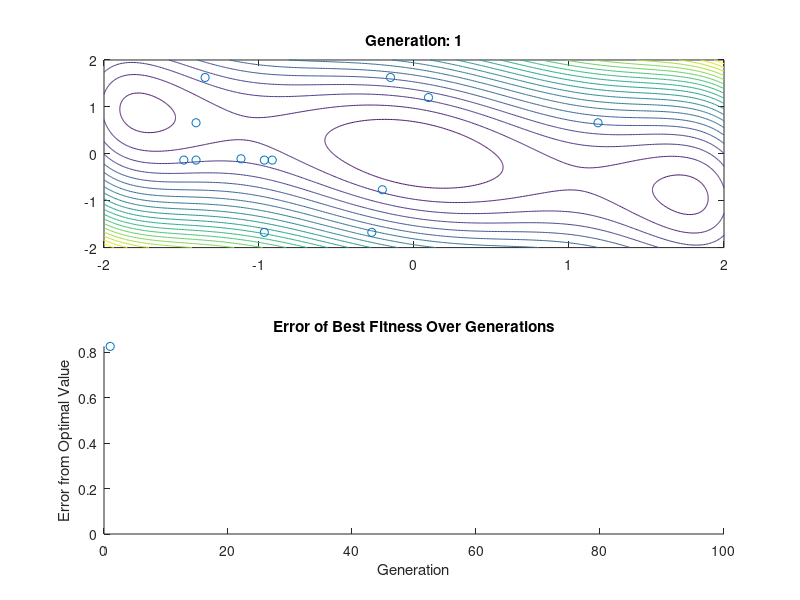

This chart was generated by the following MATLAB code: (Note: this script raises an error after producing the figure.)
% 遺伝的アルゴリズムのシミュレーション

function geneticAlgorithm
    populationSize = 40;    % 個体数
    generations = 100;  % 世代数 (ループ数)
    crossoverRate = 0.7;    % 交叉率
    mutationRate = 0.05;    % 突然変異率
    tournamentSize = 3; % トーナメントのサイズ
    gifFilename = 'genetic_algorithm_three_hump_animation.gif';
    optimalValue = 0; % 目的関数の最適値
    % seed = 1;   % 局所解
    % seed = 2;   % global
    seed = 810;

    rng(seed);  % seed値を固定
    
    % 初期集団(n=40)をランダムに[-5, 5]の範囲で生成
    population = 10 * rand(populationSize, 2) - 5; % [-5, 5]の範囲

    % 等高線図の準備
    [X, Y] = meshgrid(-2:0.01:2, -2:0.01:2);
    Z = myfunc(X, Y);

    % 各世代の最良適応度を記録する配列
    bestFitnessHistory = zeros(generations, 1);
    errorHistory = zeros(generations, 1);

    figure;
    for gen = 1:generations

        % 個体数のチェック
        % disp(['Generation: ' num2str(gen) ', Population Size: ' num2str(size(population, 1))]);

        % 適応度の計算
        fitness = evaluateFitness(population);

        % 個体群の進化
        % selectedPopulation = selection(population, fitness);
        selectedPopulation = selection(population, fitness, tournamentSize);
        crossedPopulation = crossover(selectedPopulation, crossoverRate);
        mutatedPopulation = mutation(crossedPopulation, mutationRate);
        population = mutatedPopulation;

        % 最良適応度の更新
        bestFitnessHistory(gen) = max(fitness);
        errorHistory(gen) = abs(optimalValue - bestFitnessHistory(gen));

        % プロット
        subplot(2, 1, 1); % 上部の等高線図
        contour(X, Y, Z, 20);
        hold on;
        scatter(population(:, 1), population(:, 2), 'ro');

        title(['Generation: ' num2str(gen)]);
        xlim([-2, 2]);
        ylim([-2, 2]);
        hold off;

        subplot(2, 1, 2); % 下部の誤差の散布図
        scatter(1:gen, errorHistory(1:gen), 'ro');
        xlim([0, generations]);
        ylim([0 max(errorHistory)]);
        xlabel('Generation');
        ylabel('Error from Optimal Value');
        title('Error of Best Fitness Over Generations');
        drawnow;

        % GIFのフレームを保存
        frame = getframe(gcf);
        im = frame2im(frame);
        [imind, cm] = rgb2ind(im, 256);

        if gen == 1
            imwrite(imind, cm, gifFilename, 'gif', 'Loopcount', inf, 'DelayTime', 0.2);
        else
            imwrite(imind, cm, gifFilename, 'gif', 'WriteMode', 'append', 'DelayTime', 0.2);
        end
    end

    % 最終的な適応度履歴のプロット
    figure;
    plot(bestFitnessHistory, 'r-', 'LineWidth', 2);
    xlabel('Generation');
    ylabel('Best Fitness');
    title('Best Fitness over Generations');
end

function z = myfunc(x, y)
    z = 2 * x.^2 - 1.05 * x.^4 + x.^6 / 6 + x .* y + y.^2;    % Three-Hump Camel Function
    
    % z = x.^2 + y.^2;

    % ackley (0 at x=0)
    % z = -20 * exp(-0.2 * sqrt(0.5 * (x.^2 + y.^2))) - exp(0.5 * (cos(2 * pi * x) + cos(2 * pi * y))) + exp(1) + 20;
    
    %rastrigin (0 at x=0)
    % A = 10;
    % z = A * 2 + (x.^2 - A * cos(2 * pi * x)) + (y.^2 - A * cos(2 * pi * y));
end

% 適応度の計算
function fitness = evaluateFitness(population)
    fitness = -myfunc(population(:, 1), population(:, 2));  % 目的関数の負
end

% 選択処理
% function selectedPopulation = selection(population, fitness)
%     populationSize = size(population, 1);
%     selectedPopulation = zeros(size(population));
%     totalFitness = sum(fitness);
% 
%     for i = 1:populationSize
%         % ルーレット選択
%         pick = rand * totalFitness;
%         current = 0;
%         for j = 1:populationSize
%             current = current + fitness(j);
%             if current > pick
%                 selectedPopulation(i, :) = population(j, :);
%                 break;
%             end
%         end
%     end
% end

% 個体の選択処理 (トーナメント選択)
function selectedPopulation = selection(population, fitness, tournamentSize)
    populationSize = size(population, 1); % 集団のサイズ（個体数）
    selectedPopulation = zeros(size(population)); % 選択された個体を格納する配列の初期化

    for i = 1:populationSize
        % トーナメントに参加する個体をランダムに選択
        competitorsIndex = randi(populationSize, [tournamentSize, 1]); % トーナメント参加者のインデックスをランダムに選ぶ
        competitorsFitness = fitness(competitorsIndex); % トーナメント参加者の適応度を取得

        % 最も適応度の高い個体を選択
        [~, bestIndex] = max(competitorsFitness); % トーナメント参加者の中で最も適応度が高い個体のインデックスを取得
        selectedPopulation(i, :) = population(competitorsIndex(bestIndex), :); % 最も適応度の高い個体を選択された集団に追加
    end
end

% 交叉処理
function crossedPopulation = crossover(selectedPopulation, crossoverRate)
    populationSize = size(selectedPopulation, 1); % 選択された集団のサイズ（個体数）
    crossedPopulation = selectedPopulation; % 交叉後の集団を選択された集団で初期化

    for i = 1:2:populationSize
        if rand < crossoverRate % 交叉率に基づいて交叉を行うか決定
            crossoverPoint = randi([1 size(selectedPopulation, 2)-1]); % 交叉点をランダムに決定
            % 交叉点以降の部分を入れ替える
            temp = crossedPopulation(i, crossoverPoint+1:end); % 親1の交叉点以降の部分を一時的に保存
            crossedPopulation(i, crossoverPoint+1:end) = crossedPopulation(i+1, crossoverPoint+1:end); % 親2の交叉点以降の部分を親1にコピー
            crossedPopulation(i+1, crossoverPoint+1:end) = temp; % 親1の交叉点以降の部分を親2にコピー
        end
    end
end

% 突然変異処理
function mutatedPopulation = mutation(crossedPopulation, mutationRate)
    populationSize = size(crossedPopulation, 1); % 交叉後の集団のサイズ（個体数）
    mutatedPopulation = crossedPopulation; % 突然変異後の集団を交叉後の集団で初期化

    for i = 1:populationSize
        for j = 1:size(crossedPopulation, 2)
            if rand < mutationRate % 突然変異率に基づいて突然変異を行うか決定
                % 突然変異により現在の値に小さなランダムな値を加える
                mutatedPopulation(i,j) = mutatedPopulation(i,j) + (rand - 0.5) * 0.2; % -0.1から0.1の範囲で変化を加える
            end
        end
    end
end

